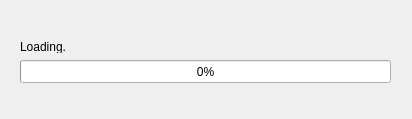
<?xml version="1.0" encoding="UTF-8"?>
<ui version="4.0">
 <class>FileLoadDialog</class>
 <widget class="QDialog" name="FileLoadDialog">
  <property name="geometry">
   <rect>
    <x>0</x>
    <y>0</y>
    <width>412</width>
    <height>119</height>
   </rect>
  </property>
  <property name="windowTitle">
   <string>Loading PCD File(s)</string>
  </property>
  <property name="modal">
   <bool>true</bool>
  </property>
  <widget class="QProgressBar" name="progressBar">
   <property name="geometry">
    <rect>
     <x>20</x>
     <y>60</y>
     <width>371</width>
     <height>23</height>
    </rect>
   </property>
   <property name="value">
    <number>0</number>
   </property>
  </widget>
  <widget class="QLabel" name="label">
   <property name="geometry">
    <rect>
     <x>20</x>
     <y>40</y>
     <width>47</width>
     <height>13</height>
    </rect>
   </property>
   <property name="text">
    <string>Loading...</string>
   </property>
  </widget>
 </widget>
 <resources/>
 <connections/>
</ui>
